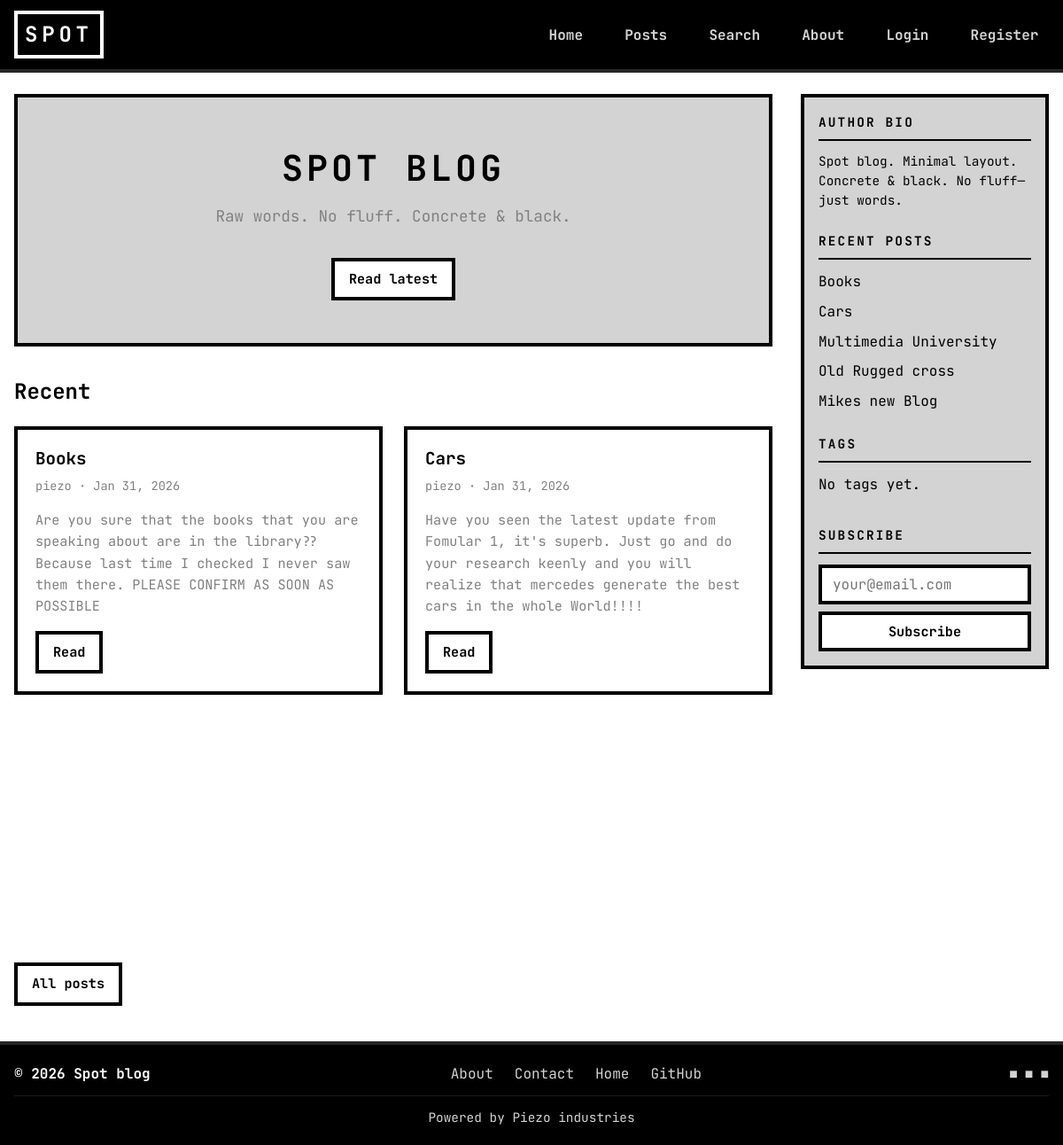
The app's page /, older data.
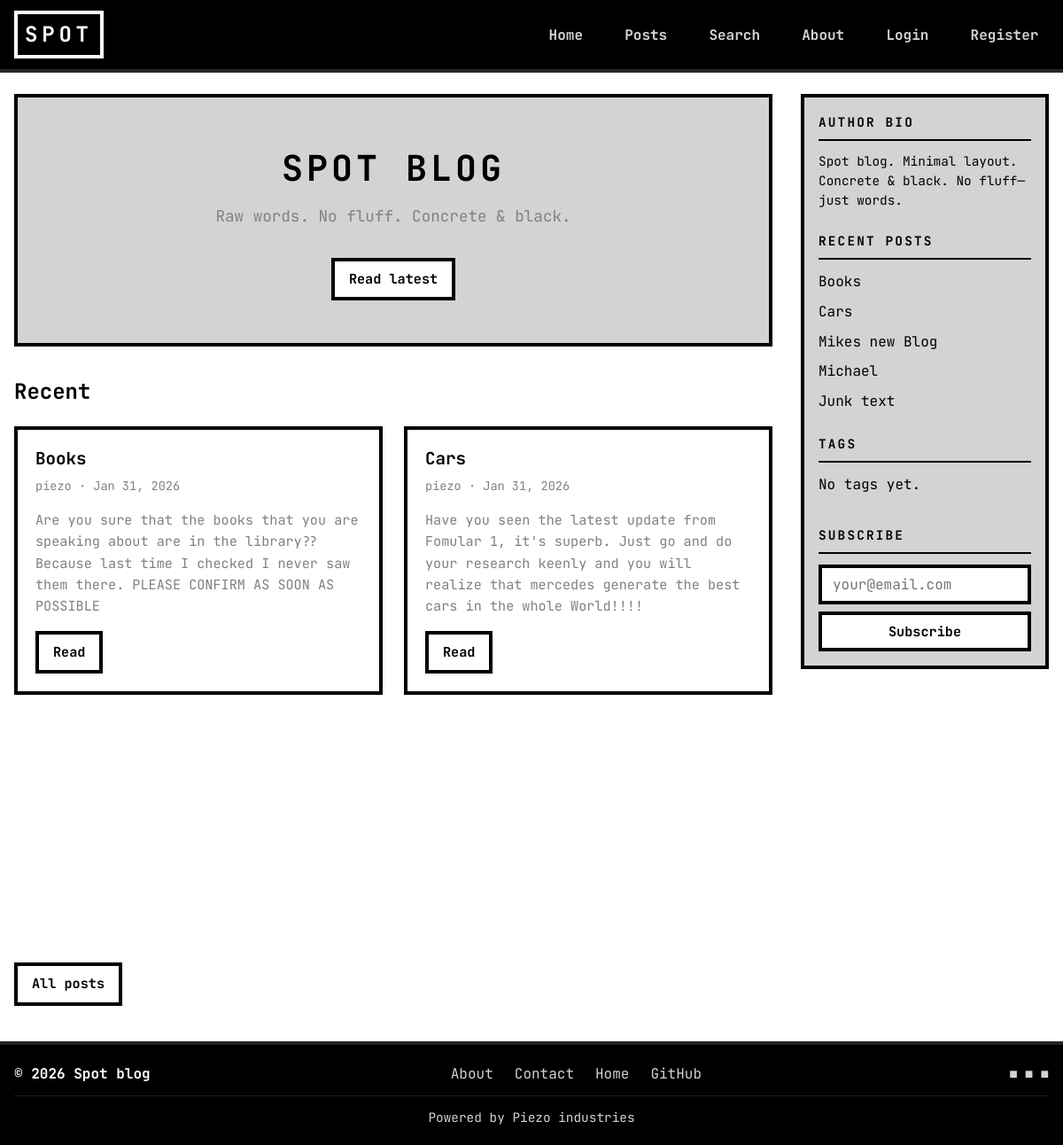
The same page, newer data.
### blog2/models.py (models this page shows, shortened)
class Post(models.Model):
    title = models.CharField(max_length=200)
    author = models.ForeignKey(
        settings.AUTH_USER_MODEL,
        on_delete=models.CASCADE,
        related_name='posts'
    )
    body = models.TextField()
    excerpt = models.CharField(max_length=300, blank=True)
    created_at = models.DateTimeField(auto_now_add=True)
    updated_at = models.DateTimeField(auto_now=True)
    tags = models.ManyToManyField(Tag, blank=True, related_name='posts')
    class Meta:
        ordering = ['-created_at']
    def get_excerpt(self):
        if self.excerpt:
            return self.excerpt
        return self.body[:300] + '...' if len(self.body) > 300 else self.body

### blog2/views.py (the view)
# urls.py: path('', views.home_view, name='home'),
def home_view(request):
    featured = Post.objects.all()[:1].first()
    recent = Post.objects.all()[:3]
    return render(request, 'home.html', {
        'featured': featured,
        'recent_posts': recent,
    })

### blog2/context_processors.py (called while the page is built)
def sidebar_context(request):
    return {
        'recent_sidebar_posts': Post.objects.all()[:5],
        'sidebar_tags': Tag.objects.all()[:15],
    }

### templates/home.html (shortened to what this page needs)
{% extends 'base.html' %}
{% block content %}
<section class="hero fade-in">
  <h1>SPOT BLOG</h1>
  <p>Raw words. No fluff. Concrete &amp; black.</p>
  {% if featured %}
  <a href="{% url 'post_detail' featured.pk %}" class="animated-button brutalist-btn">Read latest</a>
  {% else %}
  <a href="{% url 'post_list' %}" class="animated-button brutalist-btn">View all posts</a>
  {% endif %}
</section>
<section class="recent-section">
  <h2>Recent</h2>
  <div class="post-grid">
    {% for post in recent_posts %}
    <article class="post-card fade-in">
      <h2><a href="{% url 'post_detail' post.pk %}">{{ post.title }}</a></h2>
      <div class="meta">{{ post.author.username }} · {{ post.created_at|date:"M d, Y" }}</div>
      <p class="excerpt">{{ post.get_excerpt }}</p>
      <a href="{% url 'post_detail' post.pk %}" class="brutalist-btn">Read</a>
    </article>
    {% empty %}
    <p>No posts yet. <a href="{% url 'post_new' %}">Write the first one</a>.</p>
    {% endfor %}
  </div>
  <p style="margin-top: 1.5rem;"><a href="{% url 'post_list' %}" class="animated-button brutalist-btn">All posts</a></p>
</section>
{% endblock %}

### templates/includes/sidebar.html (shortened to what this page needs)
<aside class="sidebar">
    <section class="sidebar-block sidebar-bio">
        <h3 class="sidebar-title">Author Bio</h3>
        <p>Spot blog. Minimal layout. Concrete &amp; black. No fluff—just words.</p>
    </section>
    <section class="sidebar-block">
        <h3 class="sidebar-title">Recent Posts</h3>
        <ul class="sidebar-list">
            {% for post in recent_sidebar_posts %}
            <li><a href="{% url 'post_detail' post.pk %}">{{ post.title|truncatewords:6 }}</a></li>
            {% empty %}
            <li>No posts yet.</li>
            {% endfor %}
        </ul>
    </section>
    <section class="sidebar-block">
        <h3 class="sidebar-title">Tags</h3>
        <ul class="sidebar-tags">
            {% for tag in sidebar_tags %}
            <li><a href="{% url 'search' %}?q={{ tag.name|urlencode }}">{{ tag.name }}</a></li>
            {% empty %}
            <li>No tags yet.</li>
            {% endfor %}
        </ul>
    </section>
    <section class="sidebar-block">
        <h3 class="sidebar-title">Subscribe</h3>
        <form class="sidebar-subscribe" action="#" method="post">
            <input type="email" name="email" placeholder="your@email.com" class="brutalist-input" required aria-label="Email">
            <button type="submit" class="animated-button brutalist-btn">Subscribe</button>
        </form>
    </section>
</aside>

Row changes from the older to the newer data that the page shows:
removed Post: title "Multimedia University", shown under "RECENT POSTS"
removed Post: title "Old Rugged cross", shown under "RECENT POSTS"
added Post: title "Michael", shown under "RECENT POSTS"
added Post: title "Junk text", shown under "RECENT POSTS"
